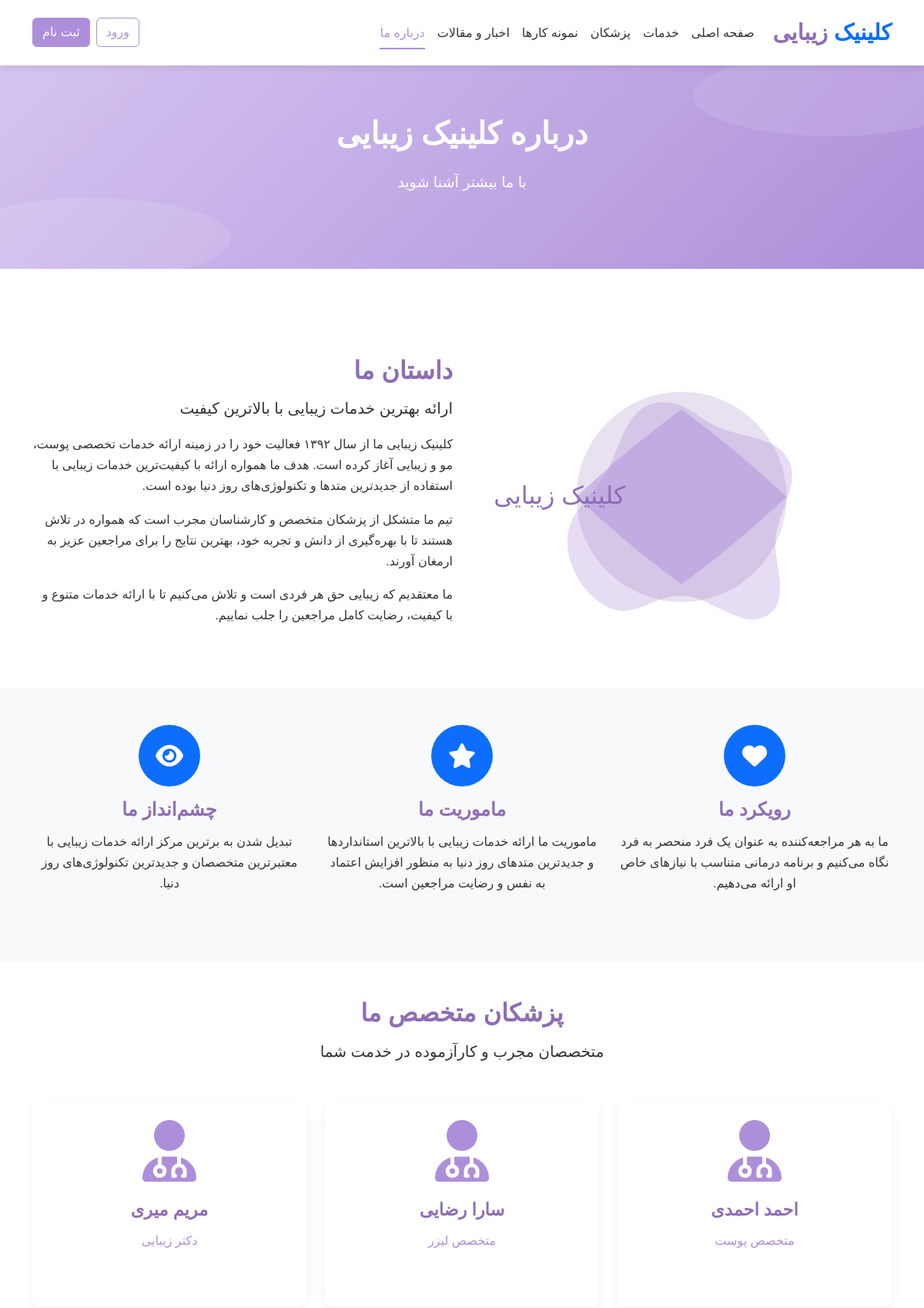
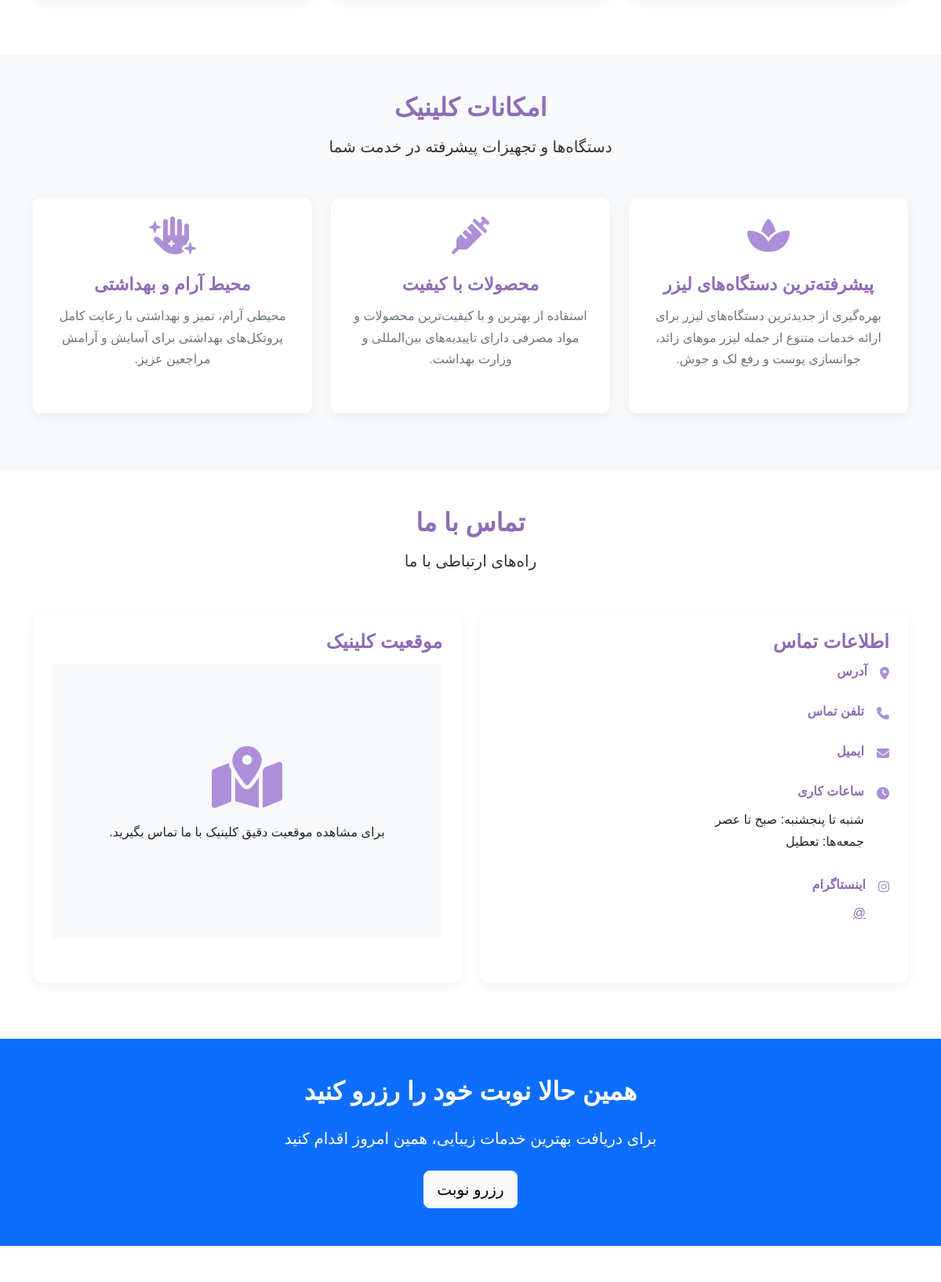
/about (upper part), run on the app's committed database (2 pictures, top to bottom).
### models.py (models this page shows)
class Doctor(db.Model):
    id = db.Column(db.Integer, primary_key=True)
    name = db.Column(db.String(100), nullable=False)
    title = db.Column(db.String(100), nullable=False, default='')  # تخصص
    bio = db.Column(db.Text, nullable=True, default='')
    image_url = db.Column(db.String(255), default='')
    experience_years = db.Column(db.Integer, default=0)
    education = db.Column(db.Text, default='')
    certifications = db.Column(db.Text, default='')
    services = db.relationship('Service', secondary='doctor_service', backref='doctors')
    appointments = db.relationship('Appointment', backref='doctor', lazy='dynamic')

### routes.py (the view)
@main.route('/about')
def about():
    doctors = Doctor.query.all()
    return render_template('about.html', doctors=doctors)

### app.py (called while the page is built)
def create_app():
    app = Flask(__name__)
    app.config['SECRET_KEY'] = 'your_secret_key'  # حتماً یه کلید قوی بساز
    app.config['SQLALCHEMY_DATABASE_URI'] = 'sqlite:///beauty_clinic.db'
    app.config['SQLALCHEMY_TRACK_MODIFICATIONS'] = False
    @app.context_processor
    def inject_now():
        return {'now': datetime.utcnow()}
    db.init_app(app)
    admin.init_app(app)
    login_manager = LoginManager()
    login_manager.login_view = 'auth.login'  # اگر auth نداری می‌تونی برداری یا اصلاح کنی
    login_manager.init_app(app)
    @login_manager.user_loader
    def load_user(user_id):
        return User.query.get(int(user_id))
    app.register_blueprint(main)
    app.register_blueprint(auth_blueprint, url_prefix='/auth')
    app.register_blueprint(admin_bp)
    with app.app_context():
        db.create_all()
    return app

### templates/about.html (shortened to what this page needs)
{% extends "base.html" %}
{% block content %}
<section class="hero" style="padding: 4rem 0;">
    <div class="container text-center">
        <h1 data-aos="fade-up">درباره کلینیک زیبایی</h1>
        <p class="lead" data-aos="fade-up" data-aos-delay="100">با ما بیشتر آشنا شوید</p>
    </div>
</section>
<section class="py-5">
    <div class="container">
        <div class="row align-items-center">
            <div class="col-lg-6 mb-4 mb-lg-0" data-aos="fade-right">
                <svg width="100%" height="400" viewBox="0 0 600 400" xmlns="http://www.w3.org/2000/svg">
                    <text x="220" y="210" font-family="Vazir, Tahoma, sans-serif" font-size="35" fill="#8e6db5">کلینیک زیبایی</text>
                </svg>
            </div>
            <div class="col-lg-6" data-aos="fade-left">
                <h2>داستان ما</h2>
                <p class="lead">ارائه بهترین خدمات زیبایی با بالاترین کیفیت</p>
                <p>کلینیک زیبایی ما از سال ۱۳۹۲ فعالیت خود را در زمینه ارائه خدمات تخصصی پوست، مو و زیبایی آغاز کرده است. هدف ما همواره ارائه با کیفیت‌ترین خدمات زیبایی با استفاده از جدیدترین متدها و تکنولوژی‌های روز دنیا بوده است.</p>
                <p>تیم ما متشکل از پزشکان متخصص و کارشناسان مجرب است که همواره در تلاش هستند تا با بهره‌گیری از دانش و تجربه خود، بهترین نتایج را برای مراجعین عزیز به ارمغان آورند.</p>
                <p>ما معتقدیم که زیبایی حق هر فردی است و تلاش می‌کنیم تا با ارائه خدمات متنوع و با کیفیت، رضایت کامل مراجعین را جلب نماییم.</p>
            </div>
        </div>
    </div>
</section>
<section class="py-5 bg-light">
    <div class="container">
        <div class="row">
            <div class="col-md-4 mb-4" data-aos="fade-up">
                <div class="text-center">
                    <div class="rounded-circle bg-primary text-white d-inline-flex align-items-center justify-content-center mb-3" style="width: 80px; height: 80px;">
                        <i class="fas fa-heart fa-2x"></i>
                    </div>
                    <h4>رویکرد ما</h4>
                    <p>ما به هر مراجعه‌کننده به عنوان یک فرد منحصر به فرد نگاه می‌کنیم و برنامه درمانی متناسب با نیازهای خاص او ارائه می‌دهیم.</p>
                </div>
            </div>
            <div class="col-md-4 mb-4" data-aos="fade-up" data-aos-delay="100">
                <div class="text-center">
                    <div class="rounded-circle bg-primary text-white d-inline-flex align-items-center justify-content-center mb-3" style="width: 80px; height: 80px;">
                        <i class="fas fa-star fa-2x"></i>
                    </div>
                    <h4>ماموریت ما</h4>
                    <p>ماموریت ما ارائه خدمات زیبایی با بالاترین استانداردها و جدیدترین متدهای روز دنیا به منظور افزایش اعتماد به نفس و رضایت مراجعین است.</p>
                </div>
            </div>
            <div class="col-md-4 mb-4" data-aos="fade-up" data-aos-delay="200">
                <div class="text-center">
                    <div class="rounded-circle bg-primary text-white d-inline-flex align-items-center justify-content-center mb-3" style="width: 80px; height: 80px;">
                        <i class="fas fa-eye fa-2x"></i>
                    </div>
                    <h4>چشم‌انداز ما</h4>
                    <p>تبدیل شدن به برترین مرکز ارائه خدمات زیبایی با معتبرترین متخصصان و جدیدترین تکنولوژی‌های روز دنیا.</p>
                </div>
            </div>
        </div>
    </div>
</section>
<section class="py-5">
    <div class="container">
        <div class="text-center mb-5">
            <h2 data-aos="fade-up">پزشکان متخصص ما</h2>
            <p class="lead" data-aos="fade-up" data-aos-delay="100">متخصصان مجرب و کارآزموده در خدمت شما</p>
        </div>
        <div class="row">
            {% for doctor in doctors %}
            <div class="col-md-6 col-lg-4 mb-4" data-aos="fade-up" data-aos-delay="{{ loop.index * 100 }}">
                <div class="card h-100">
                    {% if doctor.image_url %}
                    <img src="{{ doctor.image_url }}" class="card-img-top doctor-img" alt="{{ doctor.name }}">
                    {% else %}
                    <div class="text-center pt-4">
                        <i class="fas fa-user-md" style="font-size: 5rem; color: var(--primary-color);"></i>
                    </div>
                    {% endif %}
                    <div class="card-body">
                        <h5 class="card-title text-center">{{ doctor.name }}</h5>
                        <p class="doctor-speciality text-center">{{ doctor.title }}</p>
                    </div>
                </div>
            </div>
            {% endfor %}
        </div>
    </div>
</section>
<section class="py-5 bg-light">
    <div class="container">
        <div class="text-center mb-5">
            <h2 data-aos="fade-up">امکانات کلینیک</h2>
            <p class="lead" data-aos="fade-up" data-aos-delay="100">دستگاه‌ها و تجهیزات پیشرفته در خدمت شما</p>
        </div>
        <div class="row">
            <div class="col-md-4 mb-4" data-aos="fade-up">
                <div class="card h-100">
                    <div class="text-center pt-4">
                        <i class="fas fa-spa" style="font-size: 3rem; color: var(--primary-color);"></i>
                    </div>
                    <div class="card-body text-center">
                        <h5 class="card-title">پیشرفته‌ترین دستگاه‌های لیزر</h5>
                        <p class="card-text">بهره‌گیری از جدیدترین دستگاه‌های لیزر برای ارائه خدمات متنوع از جمله لیزر موهای زائد، جوانسازی پوست و رفع لک و جوش.</p>
                    </div>
                </div>
            </div>
            <div class="col-md-4 mb-4" data-aos="fade-up" data-aos-delay="100">
                <div class="card h-100">
                    <div class="text-center pt-4">
                        <i class="fas fa-syringe" style="font-size: 3rem; color: var(--primary-color);"></i>
                    </div>
                    <div class="card-body text-center">
                        <h5 class="card-title">محصولات با کیفیت</h5>
                        <p class="card-text">استفاده از بهترین و با کیفیت‌ترین محصولات و مواد مصرفی دارای تاییدیه‌های بین‌المللی و وزارت بهداشت.</p>
                    </div>
                </div>
            </div>
            <div class="col-md-4 mb-4" data-aos="fade-up" data-aos-delay="200">
                <div class="card h-100">
                    <div class="text-center pt-4">
                        <i class="fas fa-hand-sparkles" style="font-size: 3rem; color: var(--primary-color);"></i>
                    </div>
                    <div class="card-body text-center">
                        <h5 class="card-title">محیط آرام و بهداشتی</h5>
                        <p class="card-text">محیطی آرام، تمیز و بهداشتی با رعایت کامل پروتکل‌های بهداشتی برای آسایش و آرامش مراجعین عزیز.</p>
                    </div>
                </div>
            </div>
        </div>
    </div>
</section>
<section class="py-5">
    <div class="container">
        <div class="text-center mb-5">
            <h2 data-aos="fade-up">تماس با ما</h2>
            <p class="lead" data-aos="fade-up" data-aos-delay="100">راه‌های ارتباطی با ما</p>
        </div>
        <div class="row">
            <div class="col-md-6 mb-4" data-aos="fade-left">
                <div class="card h-100">
                    <div class="card-body">
                        <h4>اطلاعات تماس</h4>
                        <div class="d-flex align-items-start mb-3">
                            <i class="fas fa-map-marker-alt me-3 mt-1" style="color: var(--primary-color);"></i>
                            <div>
                                <h6>آدرس</h6>
                            </div>
                        </div>
                        <div class="d-flex align-items-start mb-3">
                            <i class="fas fa-phone me-3 mt-1" style="color: var(--primary-color);"></i>
                            <div>
                                <h6>تلفن تماس</h6>
                            </div>
                        </div>
                        <div class="d-flex align-items-start mb-3">
                            <i class="fas fa-envelope me-3 mt-1" style="color: var(--primary-color);"></i>
                            <div>
                                <h6>ایمیل</h6>
                            </div>
                        </div>
                        <div class="d-flex align-items-start mb-3">
                            <i class="fas fa-clock me-3 mt-1" style="color: var(--primary-color);"></i>
                            <div>
                                <h6>ساعات کاری</h6>
                                <p>شنبه تا پنجشنبه: {{ config.WORKING_HOURS_START }} صبح تا {{ config.WORKING_HOURS_END }} عصر<br>جمعه‌ها: تعطیل</p>
                            </div>
                        </div>
                        <div class="d-flex align-items-start">
                            <i class="fab fa-instagram me-3 mt-1" style="color: var(--primary-color);"></i>
                            <div>
                                <h6>اینستاگرام</h6>
                                <p><a href="https://instagram.com/{{ config.CLINIC_INSTAGRAM }}" target="_blank">@{{ config.CLINIC_INSTAGRAM }}</a></p>
                            </div>
                        </div>
                    </div>
                </div>
            </div>
            <div class="col-md-6 mb-4" data-aos="fade-right">
                <div class="card h-100">
                    <div class="card-body">
                        <h4>موقعیت کلینیک</h4>
                        <div class="map-container" style="height: 350px; background-color: #f8f9fa; border-radius: 5px; display: flex; align-items: center; justify-content: center;">
                            <div class="text-center">
                                <i class="fas fa-map-marked-alt" style="font-size: 5rem; color: var(--primary-color);"></i>
                                <p class="mt-3">برای مشاهده موقعیت دقیق کلینیک با ما تماس بگیرید.</p>
                            </div>
                        </div>
                    </div>
                </div>
            </div>
        </div>
    </div>
</section>
<section class="py-5 bg-primary text-white">
    <div class="container text-center">
        <h2 class="text-white mb-4" data-aos="fade-up">همین حالا نوبت خود را رزرو کنید</h2>
        <p class="lead mb-4" data-aos="fade-up" data-aos-delay="100">برای دریافت بهترین خدمات زیبایی، همین امروز اقدام کنید</p>
        <a href="{{ url_for('main.booking') }}" class="btn btn-light btn-lg" data-aos="fade-up" data-aos-delay="200">رزرو نوبت</a>
    </div>
</section>
{% endblock %}

### static/css/style.css (style rules this page uses)
:root { --primary-color: #ad8fd9; --primary-light: #d5c4f1; --primary-dark: #8e6db5; --white: #ffffff; --light-gray: #f8f9fa; --dark-gray: #6c757d; --success: #28a745; --danger: #dc3545; --warning: #ffc107; --info: #17a2b8; }
body { font-family: 'Vazir', 'Tahoma', sans-serif; direction: rtl; text-align: right; background-color: var(--white); color: #333; line-height: 1.7; }
h1, h2, h3, h4, h5, h6 { font-weight: bold; color: var(--primary-dark); margin-bottom: 0.8rem; }
a { color: var(--primary-dark); transition: color 0.3s ease; }
.hero { background: linear-gradient(135deg, var(--primary-light) 0%, var(--primary-color) 100%); padding: 6rem 0; margin-bottom: 3rem; position: relative; overflow: hidden; }
.hero::before { content: ''; position: absolute; top: -5%; right: -5%; width: 30%; height: 40%; background-color: rgba(255, 255, 255, 0.1); border-radius: 50%; }
.hero::after { content: ''; position: absolute; bottom: -5%; left: -5%; width: 30%; height: 40%; background-color: rgba(255, 255, 255, 0.1); border-radius: 50%; }
.hero h1 { color: var(--white); font-size: 2.5rem; margin-bottom: 1.5rem; }
.hero p { color: var(--white); font-size: 1.2rem; margin-bottom: 2rem; }
.card { border: none; border-radius: 10px; box-shadow: 0 5px 15px rgba(0, 0, 0, 0.05); overflow: hidden; transition: transform 0.3s ease, box-shadow 0.3s ease; margin-bottom: 2rem; }
.card-body { padding: 1.5rem; }
.card-title { font-size: 1.4rem; margin-bottom: 0.8rem; color: var(--primary-dark); }
.card-text { color: var(--dark-gray); margin-bottom: 1.2rem; }
.doctor-speciality { color: var(--primary-color); font-weight: 500; }
[data-aos] { transition-property: transform, opacity !important; }

### data on the page
Doctor: name "احمد احمدی", title "متخصص پوست"
Doctor: name "سارا رضایی", title "متخصص لیزر"
Doctor: name "مریم میری", title "دکتر زیبایی"
